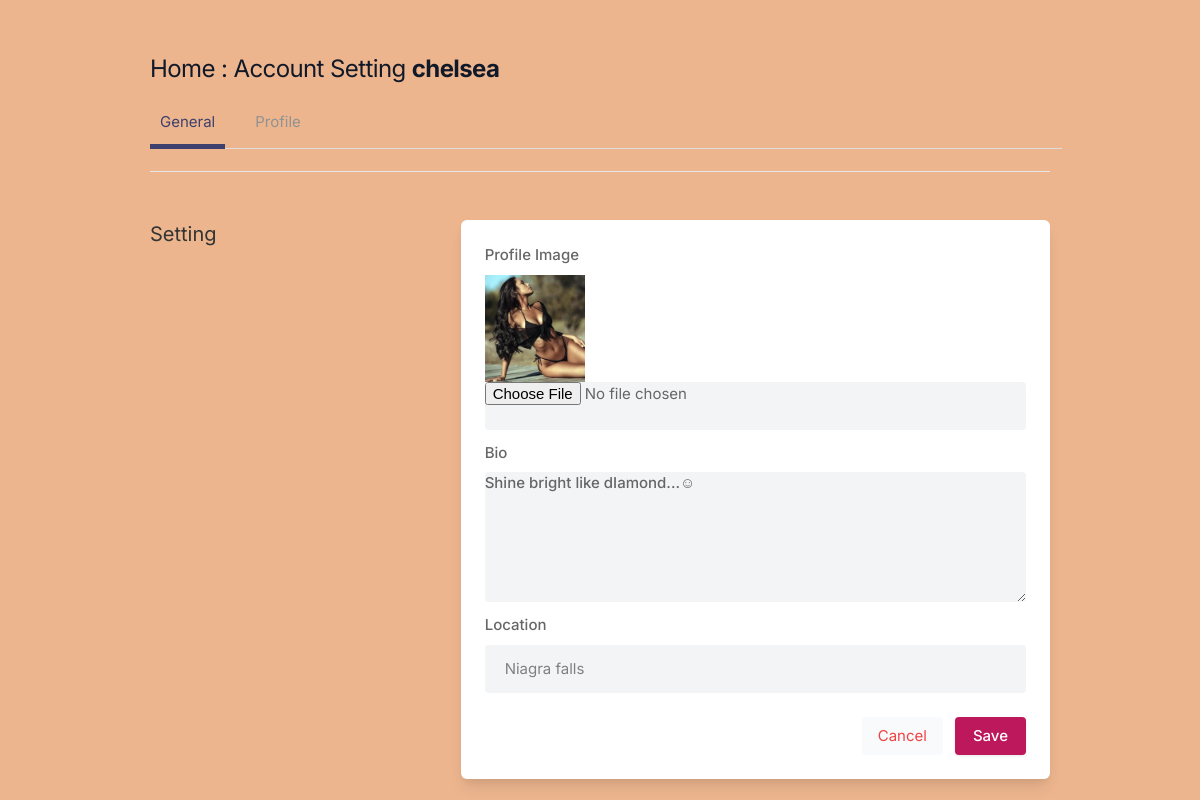
The app's page /settings (signed in) with its own data.
### apps/models.py (models this page shows, shortened)
class Profile(models.Model):
    user = models.ForeignKey(User, on_delete=models.CASCADE)
    id_user = models.IntegerField()
    bio = models.TextField(blank=True)
    profileimg = models.ImageField(upload_to='profile_images', default='default.png')
    location = models.CharField(max_length=100, blank=True)

### apps/views.py (the view, shortened to what this page needs)
# urls.py: path('settings', views.settings, name='settings'),
@login_required(login_url='signin')
def settings(request):
    user_profile = Profile.objects.get(user=request.user)
    return render(request, 'settings.html', {'user_profile': user_profile})

### templates/settings.html (shortened to what this page needs)
{% load static %}
<!DOCTYPE html>
<html lang="en">
  <head>
    <link rel="stylesheet" href="{% static 'assets/css/icons.css' %}" />
    <link rel="stylesheet" href="{% static 'assets/css/uikit.css' %}" />
    <link rel="stylesheet" href="{% static 'assets/css/style.css' %}" />
    <link rel="stylesheet" href="{% static 'assets/css/tailwind.css' %}" />
  </head>
  <body>
    <div class="container m-auto">
      <h1 class="text-2xl leading-none text-gray-900 tracking-tight mt-3">
        <a href="/">Home</a> : Account Setting <b>{{user.username}}</b>
      </h1>
      <ul
        class="mt-5 -mr-3 flex-nowrap lg:overflow-hidden overflow-x-scroll uk-tab"
      >
        <li class="uk-active"><a href="#">General</a></li>
        <li><a href="/">Profile</a></li>
      </ul>
      <br />
      <hr />
      <div class="grid lg:grid-cols-3 mt-12 gap-8">
        <div>
          <h3 class="text-xl mb-2">Setting</h3>
        </div>
        <div class="bg-white rounded-md lg:shadow-lg shadow col-span-2">
          <form action="" method="POST" enctype="multipart/form-data">
            <div class="grid grid-cols-2 gap-3 lg:p-6 p-4">
              <div class="col-span-2">
                <label for=""> Profile Image</label>
                <img
                  width="100"
                  height="100"
                  src="{{user_profile.profileimg.url}}"
                />
                <input
                  type="file"
                  name="image"
                  value=""
                  class="shadow-none bg-gray-100"
                />
              </div>
              <div class="col-span-2">
                <label for="about">Bio</label>
                <textarea
                  id="about"
                  name="bio"
                  rows="3"
                  class="shadow-none bg-gray-100"
                >
{{user_profile.bio}}</textarea
                >
              </div>
              <div class="col-span-2">
                <label for=""> Location</label>
                <input
                  type="text"
                  name="location"
                  value="{{user_profile.location}}"
                  class="shadow-none bg-gray-100"
                />
              </div>
            </div>
            <div class="bg-gray-10 p-6 pt-0 flex justify-end space-x-3">
              <button class="p-2 px-4 rounded bg-gray-50 text-red-500">
                <a href="/">Cancel</a>
              </button>
              <button type="submit" class="button bg-blue-700">Save</button>
            </div>
          </form>
        </div>
      </div>
    </div>
  </body>
</html>

### static/assets/css/style.css (style rules this page uses)
body { background-color: #ecb58e !important; }
button { vertical-align: middle; }
span.button, button.button { background-color: #be185d; top: 0; color: #fff; position: relative; padding: 8px 18px; line-height: 22px; position: relative; font-weight: 500; font-size: 15px; display: inline-block; -webkit-transition: all 0.2s ease-in-out; transition: all 0.2s ease-in-out; cursor: pointer; overflow: hidden; border: none; border-radius: 4px; -webkit-box-shadow: 0 1px 3px rgba(0, 0, 0, 0.1); box-shadow: 0 1px 3px rgba(0, 0, 0, 0.1); }
input { height: 48px; line-height: 48px; padding: 0 20px; outline: none; font-size: 15px; color: #808080; max-width: 100%; width: 100%; -webkit-box-sizing: border-box; box-sizing: border-box; display: block; font-weight: 400; opacity: 1; border-radius: 4px; border: none; -webkit-box-shadow: 0 1px 4px 0px rgba(0, 0, 0, 0.12); box-shadow: 0 1px 4px 0px rgba(0, 0, 0, 0.12); }
input[type="text"], input[type="password"], input[type="email"], input[type="number"] { height: 48px; line-height: 48px; padding: 0 20px; outline: none; font-size: 15px; color: #808080; max-width: 100%; width: 100%; -webkit-box-sizing: border-box; box-sizing: border-box; display: block; font-weight: 400; opacity: 1; border-radius: 4px; border: none; -webkit-box-shadow: 0 1px 4px 0px rgba(0, 0, 0, 0.12); box-shadow: 0 1px 4px 0px rgba(0, 0, 0, 0.12); }
textarea { height: 48px; line-height: 48px; padding: 0 20px; outline: none; font-size: 15px; color: #808080; margin: 0 0 16px 0; max-width: 100%; width: 100%; -webkit-box-sizing: border-box; box-sizing: border-box; display: block; background-color: #fff; font-weight: 500; opacity: 1; border-radius: 4px; border: none; -webkit-box-shadow: 0 1px 4px 0px rgba(0, 0, 0, 0.12); box-shadow: 0 1px 4px 0px rgba(0, 0, 0, 0.12); }
input { -webkit-transition: all 0.1s ease-in-out; transition: all 0.1s ease-in-out; }
::placeholder { color: #808080; opacity: 1; }
textarea { height: auto; line-height: 27px; padding: 20px; min-height: 130px; -webkit-transition: none !important; transition: none !important; min-width: 100%; }
label, legend { display: block; font-weight: bold; font-size: 15px; font-weight: 500; margin-bottom: 8px; }
button { border: none; margin: 0; padding: 0; width: auto; overflow: visible; background: transparent; color: inherit; font: inherit; line-height: normal; cursor: pointer; }
a { color: #be185d; -webkit-transition: 0.3s; transition: 0.3s; outline: none !important; }
button { outline: none !important; }
img { max-width: 100%; }
body { color: #666; font-size: 15px; line-height: 27px; background-color: #f0f2f5; font-family: "Inter", sans-serif; text-transform: none; }
h1, h2, h3, h4, h5, h6 { font-family: "Inter", sans-serif; text-transform: none; }
input[type="text"], input[type="password"], input[type="email"] { font-family: "Inter", sans-serif; text-transform: none; }
textarea, select { font-family: "Inter", sans-serif; text-transform: none; }
button, body .pac-container { font-family: "Inter", sans-serif; text-transform: none; }
h1, h2, h3, h4, h5, h6 { color: #333; font-weight: 500; margin: 0; padding: 0; }
h1 { font-size: 32px; }
h3 { font-size: 22px; }
b, strong { font-weight: 700 !important; }
@media (min-width: 1024px) { .container { max-width: 900px !important; padding-top: 45px; } }
.shadow-none { -webkit-box-shadow: none !important; box-shadow: none !important; }

### records on screen
Profile: profileimg (picture), bio "Shine bright like dIamond...☺", location "Niagra falls"

### other values on screen
{{ user.username }} "chelsea"
